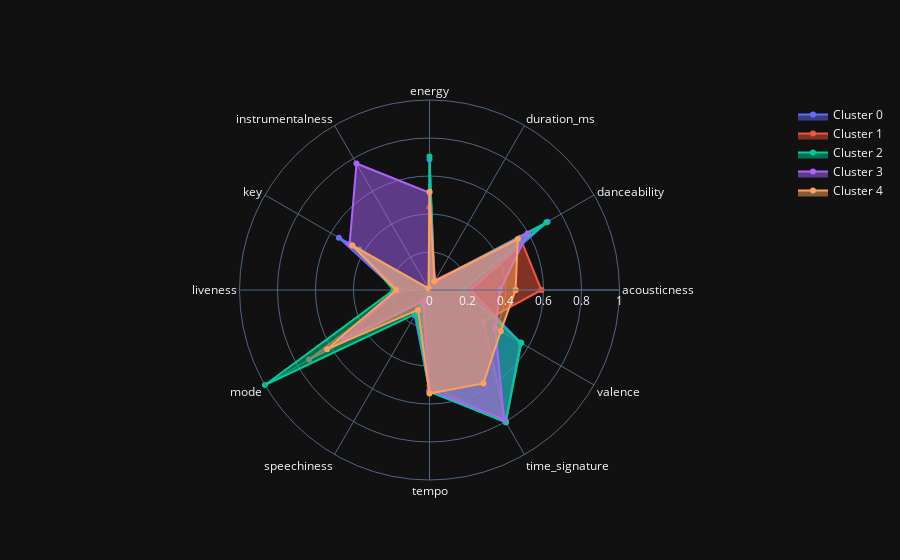

This figure's notebook cell:
### Code cell
import plotly.graph_objects as go
from IPython.display import clear_output
import matplotlib.pyplot as plt

fig = go.Figure()
angles = features
angles.append(angles[0])
layoutdict = dict(
            radialaxis=dict(
            visible=True,
            range=[0, 1]
            ))
for i in range(opt_clusters):
    subset = scaled_df[scaled_df['k_means'] == i]
    data = [np.mean(subset[col]) for col in features]
    data.append(data[0])
    fig.add_trace(go.Scatterpolar(
        r=data,
        theta=angles,
        fill='toself',
        name="Cluster " + str(i)))
    
fig.update_layout(
        polar=layoutdict,
        showlegend=True,template='plotly_dark'
        )
fig.show()

### Figure 1 — Plotly figure (JSON) as saved in the notebook; plotly's stock layout.template omitted (floating-point values rounded to 4 significant figures)
{"data": [{"fill": "toself", "name": "Cluster 0", "r": [0.2142, 0.718, 0.05088, 0.6864, 0.004721, 0.5508, 0.1775, 0, 0.1551, 0.5296, 0.8038, 0.5513, 0.2142, 0.2142], "theta": ["acousticness", "danceability", "duration_ms", "energy", "instrumentalness", "key", "liveness", "mode", "speechiness", "tempo", "time_signature", "valence", "acousticness"], "type": "scatterpolar"}, {"fill": "toself", "name": "Cluster 1", "r": [0.5887, 0.5505, 0.05941, 0.4336, 0.006981, 0.4679, 0.1522, 0.7318, 0.06383, 0.5033, 0.8051, 0.3297, 0.5887, 0.5887], "theta": ["acousticness", "danceability", "duration_ms", "energy", "instrumentalness", "key", "liveness", "mode", "speechiness", "tempo", "time_signature", "valence", "acousticness"], "type": "scatterpolar"}, {"fill": "toself", "name": "Cluster 2", "r": [0.1764, 0.7096, 0.05127, 0.7025, 0.004835, 0.4272, 0.1894, 1, 0.1452, 0.5351, 0.803, 0.5585, 0.1764, 0.1764], "theta": ["acousticness", "danceability", "duration_ms", "energy", "instrumentalness", "key", "liveness", "mode", "speechiness", "tempo", "time_signature", "valence", "acousticness"], "type": "scatterpolar"}, {"fill": "toself", "name": "Cluster 3", "r": [0.3724, 0.5959, 0.05387, 0.5116, 0.7687, 0.4854, 0.17, 0.515, 0.07054, 0.5271, 0.7849, 0.3992, 0.3724, 0.3724], "theta": ["acousticness", "danceability", "duration_ms", "energy", "instrumentalness", "key", "liveness", "mode", "speechiness", "tempo", "time_signature", "valence", "acousticness"], "type": "scatterpolar"}, {"fill": "toself", "name": "Cluster 4", "r": [0.4531, 0.5367, 0.0528, 0.5167, 0.01032, 0.4691, 0.1761, 0.6226, 0.1212, 0.5451, 0.5675, 0.4331, 0.4531, 0.4531], "theta": ["acousticness", "danceability", "duration_ms", "energy", "instrumentalness", "key", "liveness", "mode", "speechiness", "tempo", "time_signature", "valence", "acousticness"], "type": "scatterpolar"}], "layout": {"polar": {"radialaxis": {"range": [0, 1], "visible": true}}, "showlegend": true}}
